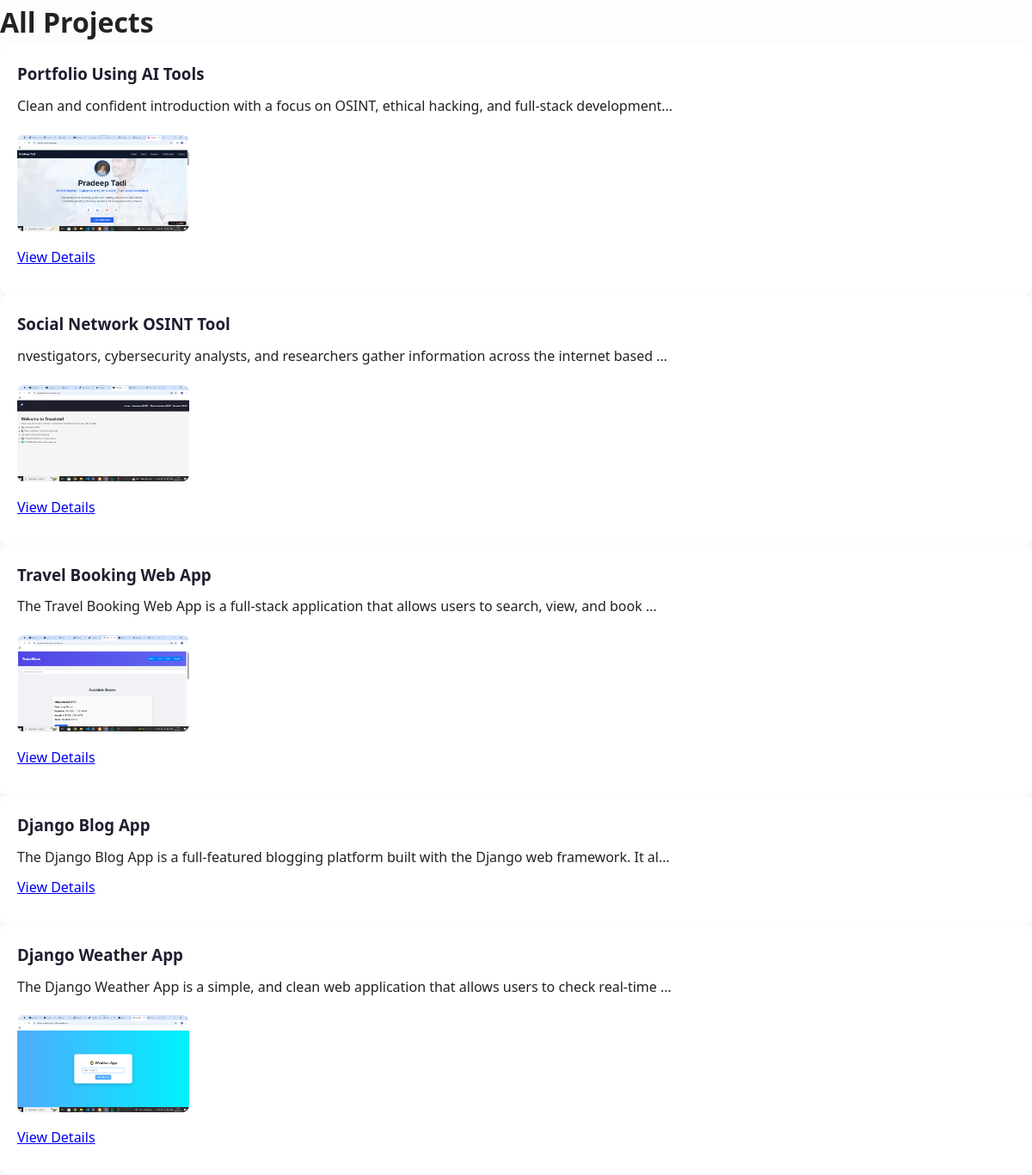
/projects/, run on the app's committed database.
### project/models.py (models this page shows, shortened)
class Project(models.Model):
    title = models.CharField(max_length=200)
    description = models.TextField()
    github_url = models.URLField(blank=True)
    live_url = models.URLField(blank=True)
    video = models.FileField(upload_to='videos/', blank=True, null=True)
    created_at = models.DateTimeField(auto_now_add=True)

class ProjectImage(models.Model):
    project = models.ForeignKey(Project, related_name='images', on_delete=models.CASCADE)
    image = models.ImageField(upload_to='project_images/')
    caption = models.CharField(max_length=255, blank=True)

### project/views.py (the view)
# urls.py: path('', views.project_list, name='project_list'),
def project_list(request):
    projects = Project.objects.all().order_by('-created_at')
    return render(request, 'project_list.html', {'projects': projects})

### templates/project_list.html (shortened to what this page needs)
{% load static %}
<!DOCTYPE html>
<html>
<head>
  <link rel="stylesheet" href="{% static 'css/style.css' %}">
</head>
<body>
  <h1>All Projects</h1>
  <div class="project-cards">
    {% for project in projects %}
      <div class="card">
        <h3>{{ project.title }}</h3>
        <p>{{ project.description|truncatechars:100 }}</p>
        {% if project.images.first %}
          <img src="{{ project.images.first.image.url }}" style="max-width: 200px;">
        {% endif %}
        <p>
          <a href="{% url 'project_detail' project.pk %}">View Details</a>
        </p>
      </div>
    {% endfor %}
  </div>
</body>
</html>

### static/css/style.css (style rules this page uses)
* { margin: 0; padding: 0; box-sizing: border-box; }
body { font-family: 'Segoe UI', Tahoma, Geneva, Verdana, sans-serif; background-color: #fdfdfd; color: #222; line-height: 1.6; }
html, body { width: 100%; overflow-x: hidden; }
.card { background: white; padding: 20px; border-radius: 10px; box-shadow: 0 4px 10px rgba(0, 0, 0, 0.05); transition: transform 0.3s; }
.card img, .card video { width: 100%; border-radius: 8px; margin-top: 10px; }
.card h3 { margin-top: 0; color: #1e1e2f; }
.card p { margin: 10px 0; }

### data on the page
Project: title "Portfolio Using AI Tools", description "Clean and confident introduction with a focus on OSINT, ethical hacking, and full-stack development…", images.first.image (picture)
Project: title "Social Network OSINT Tool", description "nvestigators, cybersecurity analysts, and researchers gather information across the internet based …", images.first.image (picture)
Project: title "Travel Booking Web App", description "The Travel Booking Web App is a full-stack application that allows users to search, view, and book …", images.first.image (picture)
Project: title "Django Blog App", description "The Django Blog App is a full-featured blogging platform built with the Django web framework. It al…"
Project: title "Django Weather App", description "The Django Weather App is a simple, and clean web application that allows users to check real-time …", images.first.image (picture)
